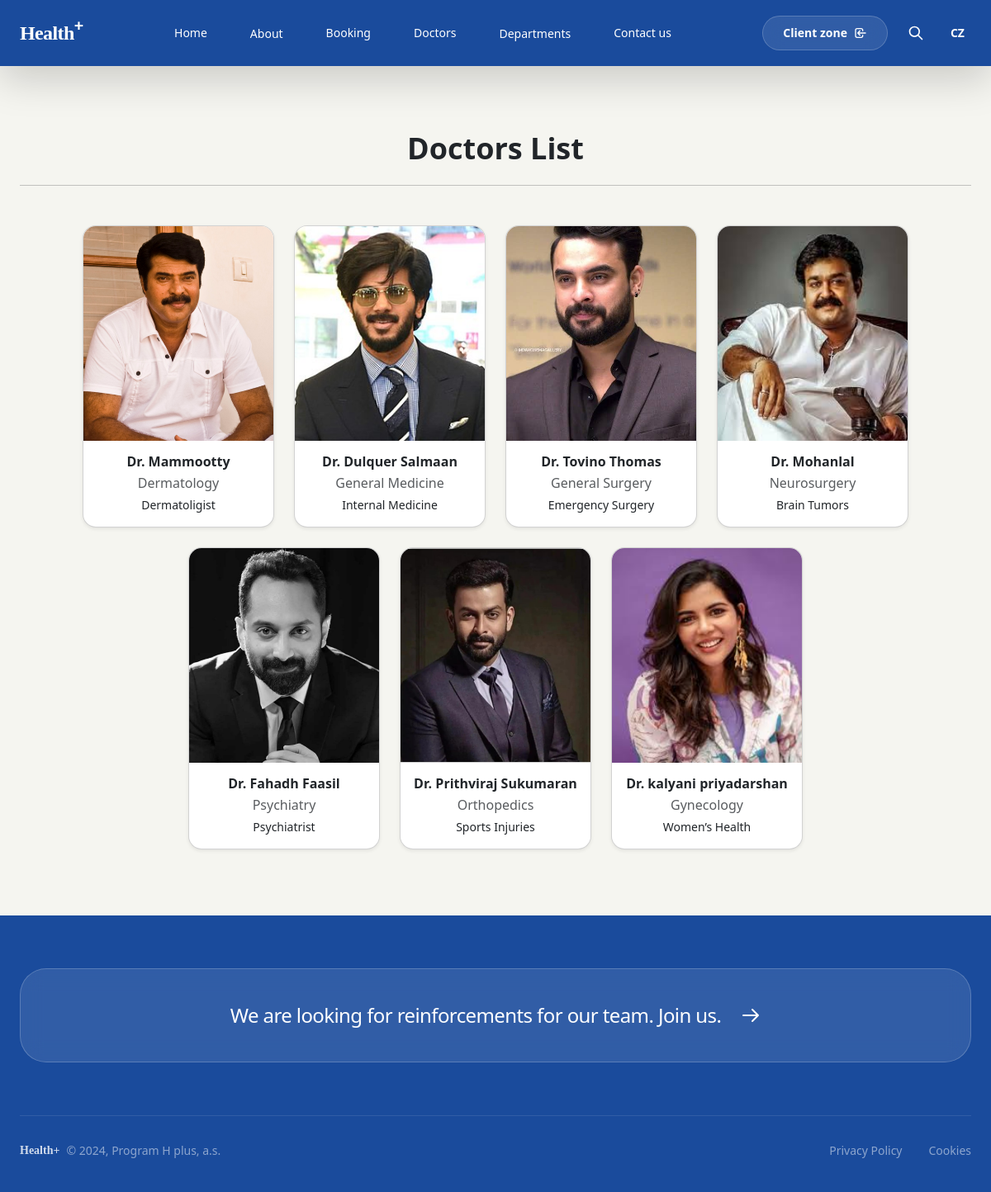
/doctors, run on an earlier commit of the app's database.
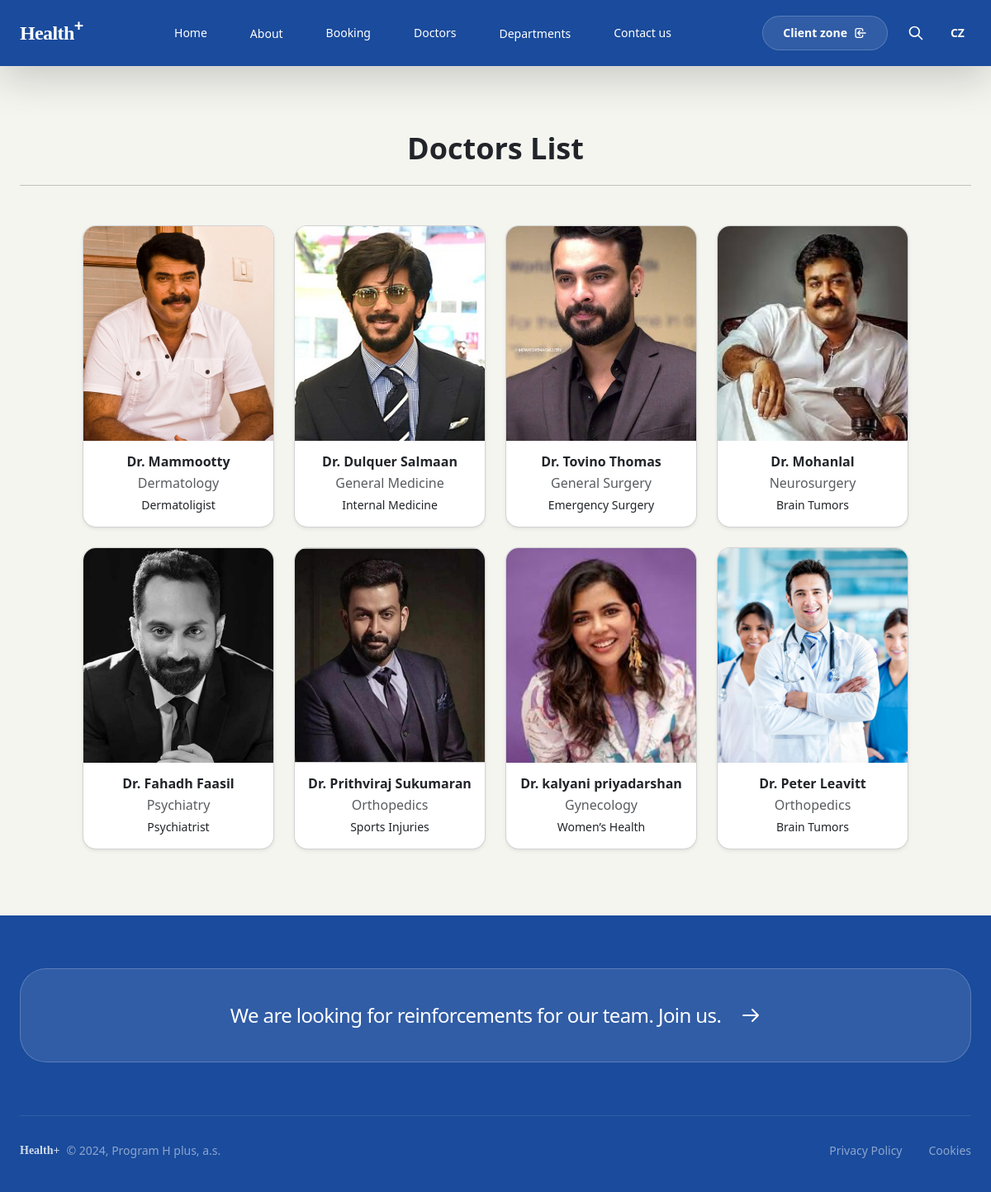
And on a later commit of the database.
### home/models.py (models this page shows, shortened)
class Doctors(models.Model):
    doc_name = models.CharField(max_length=255)
    doc_spec = models.CharField(max_length=255)
    dep_name = models.ForeignKey(Departments, verbose_name=(""), on_delete=models.CASCADE)
    doc_image = models.ImageField(upload_to='doctors')

class Departments(models.Model):
    dep_name = models.CharField(max_length = 100)
    dep_description = models.TextField()
    def __str__(self):
        return self.dep_name

### home/views.py (the view)
# urls.py: path('doctors', views.doctors, name='doctors'),
def doctors(request):
     dict_docs = {
          'doctors': Doctors.objects.all()
     }
     return render(request, 'doctors.html', dict_docs)

### templates/doctors.html (shortened to what this page needs)
{% extends "base.html" %}
{% block content %}
<h1 class=' flex justify-center text-4xl font-bold' >Doctors List</h1>
<br>
<hr>
<div class="container">
  <div class="row g-4 mt-4 flex justify-center">
    {% for d in doctors %}
    <div class="col-12 col-sm-6 col-md-4 col-lg-3">
      <div class="card h-100 text-center shadow-sm rounded-4 overflow-hidden">
        <div style="height:260px; overflow:hidden; background:#f3f3f3;">
          <img
            src="{{ d.doc_image.url }}"
            alt="{{ d.doc_name }}"
            style="
              width:100%;
              height:100%;
              object-fit:cover;
              object-position:center;
            "
          >
        </div>
        <div class="card-body">
          <h6 class="fw-semibold mb-1">{{ d.doc_name }}</h6>
          <p class="text-muted mb-1">{{ d.dep_name }}</p>
          <p class="small mb-0">{{ d.doc_spec }}</p>
        </div>
      </div>
    </div>
    {% endfor %}
  </div>
</div>
{% endblock %}

### templates/base.html (shortened to what this page needs)
{% load static %}
<!DOCTYPE html>
<html lang="en">
<head>
    <script src="https://cdn.tailwindcss.com"></script>
    <link href="{% static "/css/style.css" %}" rel="stylesheet">
    <link href="https://cdn.jsdelivr.net/npm/bootstrap@5.3.3/dist/css/bootstrap.min.css" rel="stylesheet">
    <link rel="stylesheet" href="https://cdn.jsdelivr.net/npm/bootstrap-icons@1.11.1/font/bootstrap-icons.css">
</head>
<body class="bg-[#f5f5f0] flex flex-col min-h-screen">
    <nav class="bg-[#1a4b9c] text-white sticky top-0 z-50 shadow-lg">
        <div class="max-w-7xl mx-auto px-4 sm:px-6 lg:px-8">
            <div class="flex justify-between items-center h-20">
                <div class="flex-shrink-0 flex items-center">
                    <a href="{% url "home" %}" class="text-2xl font-serif font-semibold tracking-tight">
                        Health<sup class="text-xl font-sans">+</sup>
                    </a>
                </div>
                <div class="hidden lg:flex space-x-1 items-center">
                    <a href="{% url "home" %}" class="px-4 py-2 rounded-full text-sm font-medium transition-all duration-200 hover:bg-white/10 focus:bg-white/10 focus:outline-none">Home</a>
                    <div class="relative group">
                        <a href="{% url "about" %}" class="px-4 py-2 rounded-full text-sm font-medium transition-all duration-200 hover:bg-white/10 focus:bg-white/10 focus:outline-none">About</a>
                    </div>
                    <a href="{% url "booking" %}" class="px-4 py-2 rounded-full text-sm font-medium transition-all duration-200 hover:bg-white/10 focus:bg-white/10 focus:outline-none">Booking</a>
                    <a href="{% url "doctors" %}" class="px-4 py-2 rounded-full text-sm font-medium transition-all duration-200 hover:bg-white/10 focus:bg-white/10 focus:outline-none">Doctors</a>
                    <div class="relative group">
                        <a href="{% url "department" %}" class="px-4 py-2 rounded-full text-sm font-medium transition-all duration-200 hover:bg-white/10 focus:bg-white/10 focus:outline-none">Departments</a>
                    </div>
                    <a href="{% url "contact" %}" class="px-4 py-2 rounded-full text-sm font-medium transition-all duration-200 hover:bg-white/10 focus:bg-white/10 focus:outline-none">Contact us</a>
                </div>
                <div class="hidden lg:flex items-center space-x-4">
                    <button class="flex items-center gap-2 glass-effect glass-hover px-6 py-2.5 rounded-full text-sm font-semibold transition-all focus:outline-none focus:ring-2 focus:ring-white/40">
                        Client zone
                        <svg class="w-4 h-4" fill="none" stroke="currentColor" viewBox="0 0 24 24"><path stroke-linecap="round" stroke-linejoin="round" stroke-width="2" d="M11 16l-4-4m0 0l4-4m-4 4h14m-5 4v1a3 3 0 01-3 3H6a3 3 0 01-3-3V7a3 3 0 013-3h7a3 3 0 013 3v1"></path></svg>
                    </button>
                    <button class="p-2 hover:bg-white/10 rounded-full transition-colors">
                        <svg class="w-5 h-5" fill="none" stroke="currentColor" viewBox="0 0 24 24"><path stroke-linecap="round" stroke-linejoin="round" stroke-width="2" d="M21 21l-6-6m2-5a7 7 0 11-14 0 7 7 0 0114 0z"></path></svg>
                    </button>
                    <button class="text-sm font-bold hover:text-white/80 transition-colors px-2">CZ</button>
                </div>
            </div>
        </div>
    </nav>
    <main class="flex-grow">
        <div class="max-w-7xl mx-auto px-4 py-20 sm:px-6 lg:px-8">
            {% block content %}
            {% endblock %}
        </div>
    </main>
    <footer class="bg-[#1a4b9c] text-white pt-16 pb-10 px-4 sm:px-6 lg:px-8">
        <div class="max-w-7xl mx-auto">
            <div class="mb-16">
                <a href="#" class="group block w-full glass-effect glass-hover transition-all duration-300 rounded-[2rem] py-10 px-8 text-center focus:outline-none focus:ring-2 focus:ring-white/30">
                    <div class="flex items-center justify-center gap-4">
                        <span class="text-xl sm:text-2xl font-medium tracking-tight">
                            We are looking for reinforcements for our team. Join us.
                        </span>
                        <svg class="w-6 h-6 transition-transform duration-300 group-hover:translate-x-3" fill="none" stroke="currentColor" viewBox="0 0 24 24">
                            <path stroke-linecap="round" stroke-linejoin="round" stroke-width="2" d="M14 5l7 7m0 0l-7 7m7-7H3"></path>
                        </svg>
                    </div>
                </a>
            </div>
            <div class="pt-8 border-t border-white/10 flex flex-col md:flex-row justify-between items-center gap-6 text-white/50 text-sm">
                <div class="flex items-center gap-2">
                    <span class="font-serif font-bold text-white/80">Health+</span>
                    <span>&copy; 2024, Program H plus, a.s.</span>
                </div>
                <div class="flex items-center gap-8">
                    <a href="#" class="hover:text-white transition-colors duration-200 font-medium">Privacy Policy</a>
                    <a href="#" class="hover:text-white transition-colors duration-200 font-medium">Cookies</a>
                </div>
            </div>
        </div>
    </footer>
</body>
</html>

### static/css/style.css (style rules this page uses)
body { font-family: 'Inter', sans-serif; scroll-behavior: smooth; }
.glass-effect { background: rgba(255, 255, 255, 0.1); backdrop-filter: blur(12px); -webkit-backdrop-filter: blur(12px); border: 1px solid rgba(255, 255, 255, 0.2); }

What changed in the data, as far as the page shows it:
added Doctors: doc_image (picture), doc_name "Dr. Peter Leavitt", dep_name "Orthopedics", doc_spec "Brain Tumors"
